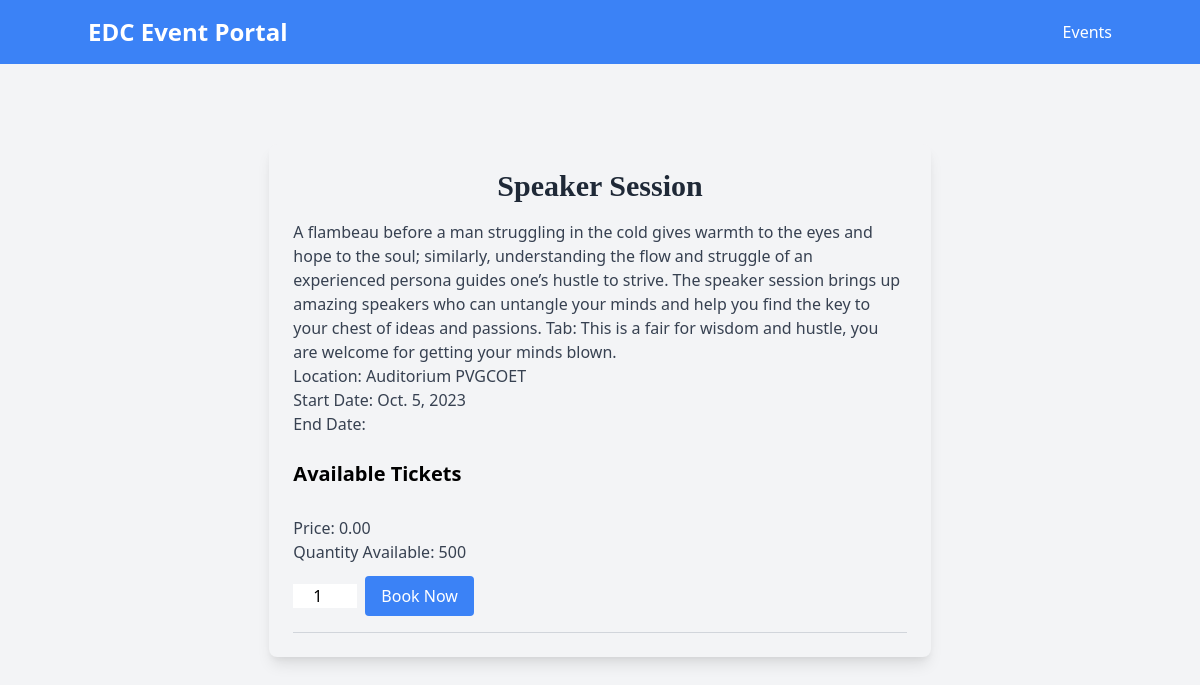
The page /event/1/ on the database its author committed.
### ticketingapp/models.py (models this page shows)
class Event(models.Model):
    title = models.CharField(max_length=200)
    description = models.TextField()
    start_date = models.DateField()
    location = models.CharField(max_length=200)

class Ticket(models.Model):
    event = models.ForeignKey(Event, on_delete=models.CASCADE)
    price = models.DecimalField(max_digits=10, decimal_places=2)
    quantity_available = models.PositiveIntegerField()

### ticketingapp/views.py (the view)
# urls.py: path('event/<int:event_id>/', views.event_detail, name='event_detail'),
def event_detail(request, event_id):
    event = get_object_or_404(Event, pk=event_id)
    available_tickets = Ticket.objects.filter(event=event, quantity_available__gt=0)
    return render(request, 'event_detail.html', {'event': event, 'available_tickets': available_tickets})

### templates/event_detail.html (shortened to what this page needs)
{% extends 'base.html' %}
{% block content %}
<div class="container mx-auto mt-8">
  <div class="w-full md:w-8/12 mx-auto p-6 bg-gray-100 rounded-lg shadow-lg">
    <h2 class="text-3xl font-bold text-center mb-4 text-gray-800 font-serif">{{ event.title }}</h2>
    <p class="text-gray-700">{{ event.description }}</p>
    <p class="text-gray-700">Location: {{ event.location }}</p>
    <p class="text-gray-700">Start Date: {{ event.start_date }}</p>
    <p class="text-gray-700">End Date: {{ event.end_date }}</p>
    <h3 class="text-xl font-semibold mt-6 mb-3">Available Tickets</h3>
    <ul class="list-none">
      {% for ticket in available_tickets %}
      <li class="border-b border-gray-300 py-4">
        <p class="text-gray-700">Price: {{ ticket.price }}</p>
        <p class="text-gray-700">Quantity Available: {{ ticket.quantity_available }}</p>
        <form method="post" action="{% url 'book_ticket' event.id %}" class="mt-3">
          <div class="flex items-center space-x-2">
            <input type="number" name="quantity" id="quantity" class="form-input w-16 text-center" value="1" min="1" max="1" required>
            <button type="submit" class="px-4 py-2 bg-blue-500 hover:bg-blue-600 text-white rounded font-medium">Book Now</button>
          </div>
        </form>
      </li>
      {% endfor %}
    </ul>
  </div>
</div>
{% endblock %}

### rows shown on the page
Event: title "Speaker Session", description "A flambeau before a man struggling in the cold gives warmth to the eyes and hope to the soul; similarly, understanding the flow and struggle of an experienced persona guides one’s hustle to strive. The speaker session brings up amazing speakers who can untangle your minds and help you find the key to your chest of ideas and passions. Tab: This is a fair for wisdom and hustle, you are welcome for getting your minds blown.", location "Auditorium PVGCOET", start_date "Oct. 5, 2023"
Ticket: price "0.00", quantity_available "500"
